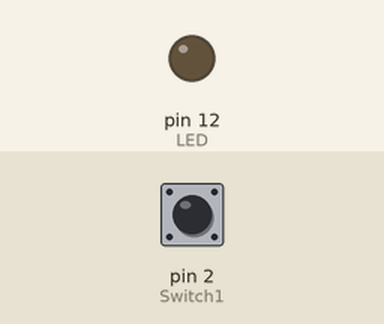
Recording of a sketch running on a simulated Arduino Uno, built with avr-gcc and run on an emulated ATmega328P. Shown: output pins drawn as LEDs (lit = HIGH). Inputs (shaded band) come from the test bench; at power-on: pin 2 (Switch1) LOW.

Above: at 1.2 s.
1.3 s: pin 2 (Switch1) pulled HIGH for 0.15 s
At 1.37 s:
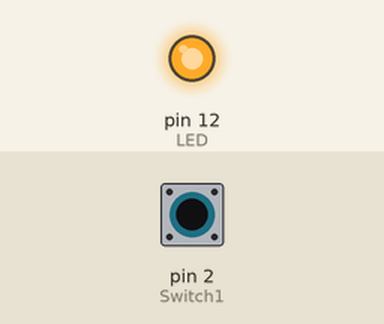
2.9 s: pin 2 (Switch1) pulled HIGH for 3.2 s
At 6.4 s:
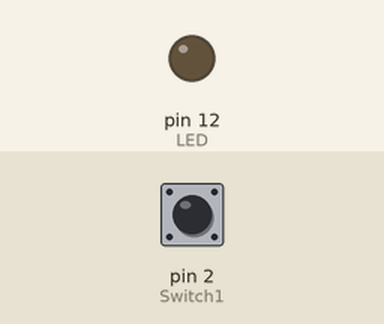
Timing chart, 0 to 7.9 s (numbered marks = the images above; inputs shaded):
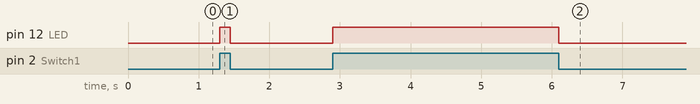

Measured:
- after the input at 1.3 s, pin 12 (LED): LOW → HIGH at once, → LOW 0.15 s later
- after the input at 2.9 s, pin 12 (LED): LOW → HIGH at once, → LOW 3.2 s later

The sketch:

Day2.ino
```cpp
int LED = 12; // HERO board pin 12
int Switch1 = 2; //Hero board pin 2

void setup() {
//initialize a digital pin as an output, then set its value to high (5v)

pinMode(LED, OUTPUT);
pinMode(Switch1, INPUT);

}

void loop() {
  // put your main code here, to run repeatedly:
if(digitalRead(Switch1) == HIGH){
digitalWrite(LED,HIGH);
}
else {
  digitalWrite(LED, LOW);         // Turn LED OFF
}
}
```
